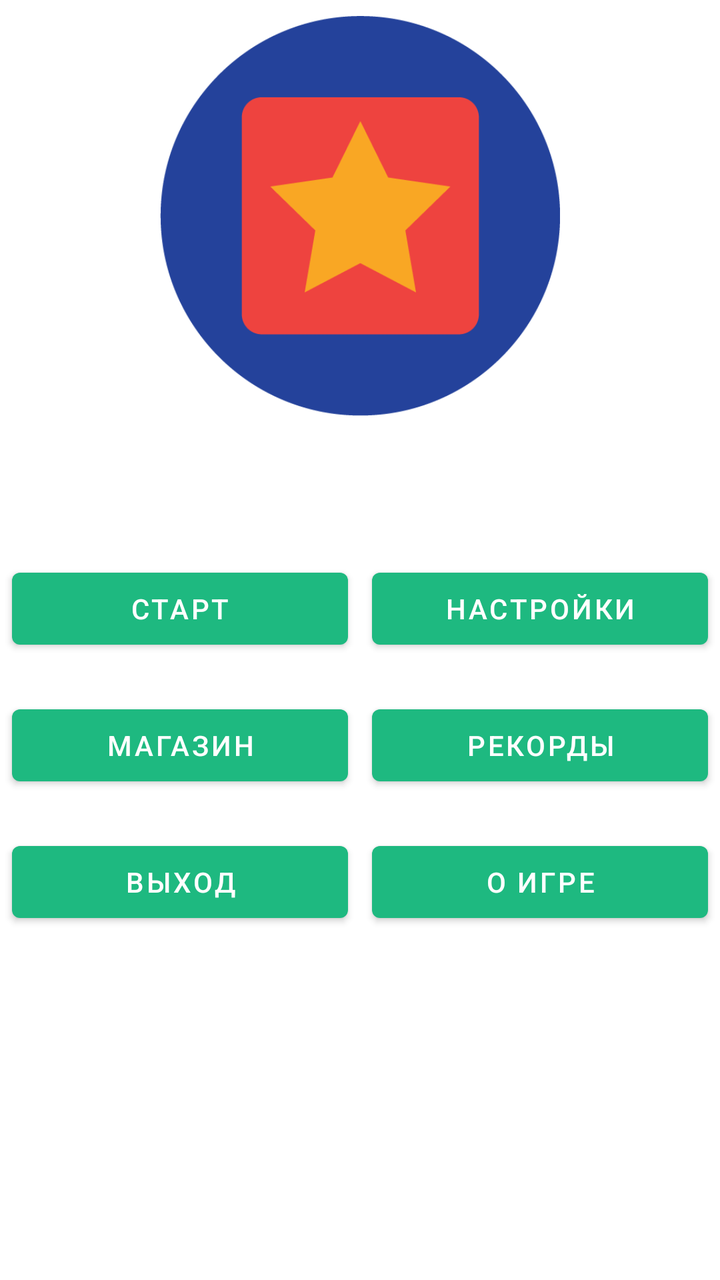
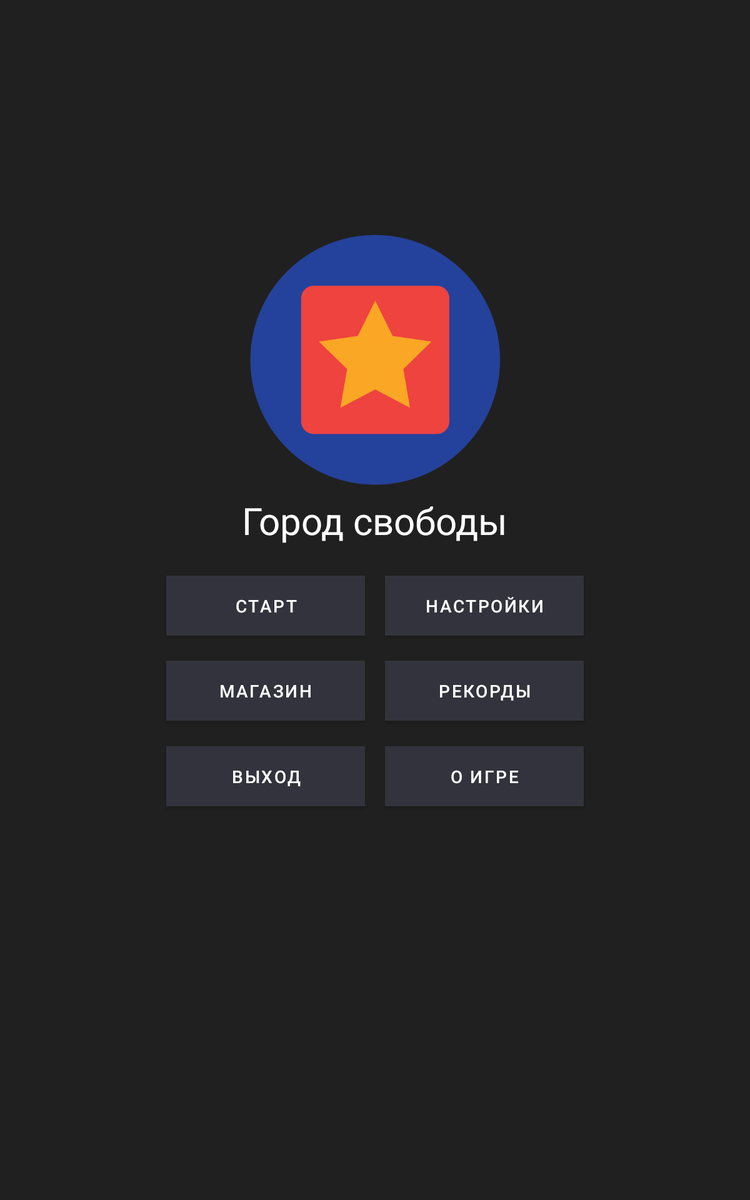

First picture: res/layout/ on a phone held upright. Second picture: the repository's own variant of that layout, on a device whose configuration matches the variant's folder. Source for both follows.
<!-- AndroidManifest.xml: application theme Theme.MyApplication -->
<!-- res/layout/activity_menu.xml -->
<?xml version="1.0" encoding="utf-8"?>
<androidx.constraintlayout.widget.ConstraintLayout xmlns:android="http://schemas.android.com/apk/res/android"
    xmlns:app="http://schemas.android.com/apk/res-auto"
    xmlns:tools="http://schemas.android.com/tools"
    android:layout_width="match_parent"
    android:layout_height="match_parent"
    android:background="#FFFFFF"
    android:backgroundTint="@color/background">

    <ImageView
        android:id="@+id/imageView2"
        android:layout_width="200dp"
        android:layout_height="200dp"
        android:layout_marginTop="8dp"
        app:layout_constraintEnd_toEndOf="parent"
        app:layout_constraintHorizontal_bias="0.5"
        app:layout_constraintStart_toStartOf="parent"
        app:layout_constraintTop_toTopOf="parent"
        app:srcCompat="@mipmap/icon_round" />

    <TextView
        android:id="@+id/textView"
        android:layout_width="wrap_content"
        android:layout_height="wrap_content"
        android:layout_marginTop="8dp"
        android:text="@string/app_name"
        android:textSize="30sp"
        app:layout_constraintEnd_toEndOf="parent"
        app:layout_constraintHorizontal_bias="0.5"
        app:layout_constraintStart_toStartOf="parent"
        app:layout_constraintTop_toBottomOf="@+id/imageView2" />

    <TableLayout
        android:layout_width="match_parent"
        android:layout_height="229dp"
        app:layout_constraintEnd_toEndOf="parent"
        app:layout_constraintHorizontal_bias="0.5"
        app:layout_constraintStart_toStartOf="parent"
        app:layout_constraintTop_toBottomOf="@+id/textView">

        <TableRow
            android:layout_width="match_parent"
            android:layout_height="match_parent"
            android:layout_weight="1">

            <Button
                android:id="@+id/start"
                android:layout_width="150dp"
                android:layout_height="wrap_content"
                android:layout_marginTop="24dp"
                android:layout_weight="1"
                android:insetLeft="6dp"
                android:insetRight="6dp"
                android:onClick="onClick"
                android:text="Старт" />

            <Button
                android:id="@+id/settings"
                android:layout_width="150dp"
                android:layout_height="wrap_content"
                android:layout_marginTop="24dp"
                android:layout_weight="1"
                android:insetLeft="6dp"
                android:insetRight="6dp"
                android:onClick="onClick"
                android:text="Настройки" />

        </TableRow>

        <TableRow
            android:layout_width="match_parent"
            android:layout_height="match_parent"
            android:layout_weight="1">

            <Button
                android:id="@+id/store"
                android:layout_width="200dp"
                android:layout_height="wrap_content"
                android:layout_weight="1"
                android:insetLeft="6dp"
                android:insetRight="6dp"
                android:onClick="onClick"
                android:text="Магазин" />

            <Button
                android:id="@+id/records"
                android:layout_width="200dp"
                android:layout_height="wrap_content"
                android:layout_weight="1"
                android:insetLeft="6dp"
                android:insetRight="6dp"
                android:onClick="onClick"
                android:text="Рекорды" />
        </TableRow>

        <TableRow
            android:layout_width="match_parent"
            android:layout_height="match_parent"
            android:layout_weight="1">

            <Button
                android:id="@+id/exit"
                android:layout_width="200dp"
                android:layout_height="wrap_content"
                android:layout_weight="1"
                android:insetLeft="6dp"
                android:insetRight="6dp"
                android:onClick="onClick"
                android:scaleX="1"
                android:text="Выход" />

            <Button
                android:id="@+id/about"
                android:layout_width="200dp"
                android:layout_height="wrap_content"
                android:layout_weight="1"
                android:insetLeft="6dp"
                android:insetRight="6dp"
                android:onClick="onClick"
                android:text="О игре" />
        </TableRow>

    </TableLayout>
</androidx.constraintlayout.widget.ConstraintLayout>
<!-- resources referenced by this layout -->
<resources>
  <!-- mipmap icon_round: png bitmap (mipmap-mdpi, 11936 bytes) -->
  <string name="app_name">Город свободы</string>
  <style name="Theme.MyApplication" parent="Theme.MaterialComponents.DayNight.DarkActionBar">
          
          <item name="colorPrimary">@color/rally_green_primary</item>
          <item name="colorPrimaryVariant">@color/Yellow_300</item>
          <item name="colorOnPrimary">@color/white</item>
          <item name="android:textColor">@color/white</item>
          
          <item name="colorSecondary">@color/teal_200</item>
          <item name="colorSecondaryVariant">@color/teal_200</item>
          <item name="colorOnSecondary">@color/rally_surface</item>
          <item name="colorOnBackground">@color/white</item>
          <item name="backgroundColor">@color/grey_plus</item>
          <item name="colorOnSurface">@color/white</item>
          <item name="colorSurface">@color/rally_background</item>
          <item name="colorBackgroundFloating">@color/black</item>
          <item name="colorAccent">@color/grey_plus</item>
          <item name="android:windowNoTitle">true</item>
          
          <item name="android:statusBarColor" tools:targetApi="l">@color/rally_green_primary</item>
          
      </style>
  <color name="rally_green_primary">#1EB980</color>
  <color name="Yellow_300">#FCF267</color>
  <color name="white">#FFFFFFFF</color>
  <color name="teal_200">#FF03DAC5</color>
  <color name="rally_surface">#373740</color>
  <color name="grey_plus">#202020</color>
  <color name="rally_background">#33333d</color>
  <color name="black">#FF000000</color>
</resources>
<!-- res/layout-sw600dp/activity_menu.xml (the repository's variant of the layout above) -->
<!-- drawn on a 7-inch tablet held upright -->
<?xml version="1.0" encoding="utf-8"?>
<androidx.constraintlayout.widget.ConstraintLayout xmlns:android="http://schemas.android.com/apk/res/android"
    xmlns:app="http://schemas.android.com/apk/res-auto"
    xmlns:tools="http://schemas.android.com/tools"
    android:layout_width="match_parent"
    android:layout_height="match_parent"
    android:background="#FFFFFF"
    android:backgroundTint="?attr/backgroundColor">

    <ImageView
        android:id="@+id/imageView2"
        android:layout_width="200dp"
        android:layout_height="200dp"
        android:layout_marginBottom="384dp"
        app:layout_constraintBottom_toBottomOf="parent"
        app:layout_constraintEnd_toEndOf="parent"
        app:layout_constraintHorizontal_bias="0.5"
        app:layout_constraintStart_toStartOf="parent"
        app:layout_constraintTop_toTopOf="parent"
        app:srcCompat="@mipmap/icon_round" />

    <TextView
        android:id="@+id/textView"
        android:layout_width="wrap_content"
        android:layout_height="wrap_content"
        android:layout_marginTop="8dp"
        android:text="@string/app_name"
        android:textSize="30sp"
        app:layout_constraintEnd_toEndOf="parent"
        app:layout_constraintHorizontal_bias="0.5"
        app:layout_constraintStart_toStartOf="parent"
        app:layout_constraintTop_toBottomOf="@+id/imageView2" />

    <TableLayout
        android:layout_width="350dp"
        android:layout_height="229dp"
        app:layout_constraintEnd_toEndOf="parent"
        app:layout_constraintHorizontal_bias="0.5"
        app:layout_constraintStart_toStartOf="parent"
        app:layout_constraintTop_toBottomOf="@+id/textView">

        <TableRow
            android:layout_width="match_parent"
            android:layout_height="match_parent"
            android:layout_weight="1">

            <Button
                android:id="@+id/start"
                android:layout_width="150dp"
                android:layout_height="wrap_content"
                android:layout_marginTop="24dp"
                android:layout_weight="1"
                android:backgroundTint="?attr/colorSurface"
                android:insetLeft="8dp"
                android:insetTop="0dp"
                android:insetRight="8dp"
                android:insetBottom="0dp"
                android:onClick="onClick"
                android:text="Старт"
                app:cornerRadius="0dp" />

            <Button
                android:id="@+id/settings"
                android:layout_width="150dp"
                android:layout_height="wrap_content"
                android:layout_marginTop="24dp"
                android:layout_weight="1"
                android:backgroundTint="?attr/colorSurface"
                android:insetLeft="8dp"
                android:insetTop="0dp"
                android:insetRight="8dp"
                android:insetBottom="0dp"
                android:onClick="onClick"
                android:text="Настройки"
                app:cornerRadius="0dp" />

        </TableRow>

        <TableRow
            android:layout_width="match_parent"
            android:layout_height="match_parent"
            android:layout_weight="1">

            <Button
                android:id="@+id/store"
                android:layout_width="200dp"
                android:layout_height="wrap_content"
                android:layout_weight="1"
                android:backgroundTint="?attr/colorSurface"
                android:insetLeft="8dp"
                android:insetTop="0dp"
                android:insetRight="8dp"
                android:insetBottom="0dp"
                android:onClick="onClick"
                android:text="Магазин"
                app:cornerRadius="0dp" />

            <Button
                android:id="@+id/records"
                android:layout_width="200dp"
                android:layout_height="wrap_content"
                android:layout_weight="1"
                android:backgroundTint="?attr/colorSurface"
                android:insetLeft="8dp"
                android:insetTop="0dp"
                android:insetRight="8dp"
                android:insetBottom="0dp"
                android:onClick="onClick"
                android:text="Рекорды"
                app:cornerRadius="0dp" />
        </TableRow>

        <TableRow
            android:layout_width="match_parent"
            android:layout_height="match_parent"
            android:layout_weight="1">

            <Button
                android:id="@+id/exit"
                android:layout_width="200dp"
                android:layout_height="wrap_content"
                android:layout_weight="1"
                android:backgroundTint="?attr/colorSurface"
                android:insetLeft="8dp"
                android:insetTop="0dp"
                android:insetRight="8dp"
                android:insetBottom="0dp"
                android:onClick="onClick"
                android:text="Выход"
                app:cornerRadius="0dp" />

            <Button
                android:id="@+id/about"
                android:layout_width="200dp"
                android:layout_height="wrap_content"
                android:layout_weight="1"
                android:backgroundTint="?attr/colorSurface"
                android:insetLeft="8dp"
                android:insetTop="0dp"
                android:insetRight="8dp"
                android:insetBottom="0dp"
                android:onClick="onClick"
                android:text="О игре"
                app:cornerRadius="0dp" />
        </TableRow>

    </TableLayout>
</androidx.constraintlayout.widget.ConstraintLayout>
